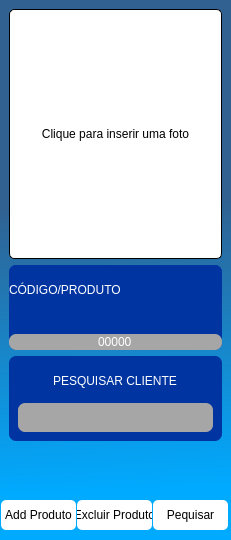
                        <widget class="QFrame" name="frame_30">
                         <property name="styleSheet">
                          <string notr="true">background-color: qlineargradient(spread:pad, x1:0.518552, y1:0.414227, x2:0.52957, y2:1, stop:0 #306191 , stop:1 #00aaff);</string>
                         </property>
                         <property name="frameShape">
                          <enum>QFrame::NoFrame</enum>
                         </property>
                         <property name="frameShadow">
                          <enum>QFrame::Raised</enum>
                         </property>
                         <layout class="QVBoxLayout" name="verticalLayout_8">
                          <property name="spacing">
                           <number>0</number>
                          </property>
                          <property name="leftMargin">
                           <number>0</number>
                          </property>
                          <property name="topMargin">
                           <number>0</number>
                          </property>
                          <property name="rightMargin">
                           <number>0</number>
                          </property>
                          <property name="bottomMargin">
                           <number>0</number>
                          </property>
                          <item>
                           <widget class="QFrame" name="frame_34">
                            <property name="minimumSize">
                             <size>
                              <width>231</width>
                              <height>0</height>
                             </size>
                            </property>
                            <property name="frameShape">
                             <enum>QFrame::NoFrame</enum>
                            </property>
                            <property name="frameShadow">
                             <enum>QFrame::Raised</enum>
                            </property>
                            <layout class="QGridLayout" name="gridLayout_24">
                             <item row="1" column="0">
                              <widget class="QFrame" name="frame_42">
                               <property name="minimumSize">
                                <size>
                                 <width>0</width>
                                 <height>85</height>
                                </size>
                               </property>
                               <property name="styleSheet">
                                <string notr="true">background-color: rgb(0, 53, 161);
border-radius:7px;</string>
                               </property>
                               <property name="frameShape">
                                <enum>QFrame::NoFrame</enum>
                               </property>
                               <property name="frameShadow">
                                <enum>QFrame::Raised</enum>
                               </property>
                               <layout class="QGridLayout" name="gridLayout_17">
                                <property name="leftMargin">
                                 <number>0</number>
                                </property>
                                <property name="topMargin">
                                 <number>0</number>
                                </property>
                                <property name="rightMargin">
                                 <number>0</number>
                                </property>
                                <property name="bottomMargin">
                                 <number>0</number>
                                </property>
                                <property name="horizontalSpacing">
                                 <number>0</number>
                                </property>
                                <property name="verticalSpacing">
                                 <number>20</number>
                                </property>
                                <item row="0" column="0">
                                 <widget class="QLabel" name="label_8">
                                  <property name="styleSheet">
                                   <string notr="true">font: 11pt &quot;Arial Rounded MT Bold&quot;;
color: rgb(255, 255, 255);</string>
                                  </property>
                                  <property name="text">
                                   <string>CÓDIGO/PRODUTO</string>
                                  </property>
                                 </widget>
                                </item>
                                <item row="1" column="0">
                                 <widget class="QLineEdit" name="lineEdit_4">
                                  <property name="styleSheet">
                                   <string notr="true">font: 19pt &quot;Arial Rounded MT Bold&quot;;
color: rgb(255, 255, 255);
background-color: rgb(166, 166, 166);</string>
                                  </property>
                                  <property name="text">
                                   <string>00000</string>
                                  </property>
                                  <property name="alignment">
                                   <set>Qt::AlignCenter</set>
                                  </property>
                                 </widget>
                                </item>
                               </layout>
                              </widget>
                             </item>
                             <item row="2" column="0">
                              <widget class="QFrame" name="frame_54">
                               <property name="minimumSize">
                                <size>
                                 <width>0</width>
                                 <height>85</height>
                                </size>
                               </property>
                               <property name="maximumSize">
                                <size>
                                 <width>777781</width>
                                 <height>16777215</height>
                                </size>
                               </property>
                               <property name="styleSheet">
                                <string notr="true">background-color: rgb(0, 53, 161);
border-radius:7px;</string>
                               </property>
                               <property name="frameShape">
                                <enum>QFrame::StyledPanel</enum>
                               </property>
                               <property name="frameShadow">
                                <enum>QFrame::Raised</enum>
                               </property>
                               <layout class="QGridLayout" name="gridLayout_22">
                                <item row="0" column="0">
                                 <widget class="QFrame" name="frame_55">
                                  <property name="styleSheet">
                                   <string notr="true"/>
                                  </property>
                                  <property name="frameShape">
                                   <enum>QFrame::StyledPanel</enum>
                                  </property>
                                  <property name="frameShadow">
                                   <enum>QFrame::Raised</enum>
                                  </property>
                                  <layout class="QGridLayout" name="gridLayout_23">
                                   <item row="0" column="0">
                                    <widget class="QLabel" name="label_11">
                                     <property name="sizePolicy">
                                      <sizepolicy hsizetype="Maximum" vsizetype="Preferred">
                                       <horstretch>0</horstretch>
                                       <verstretch>0</verstretch>
                                      </sizepolicy>
                                     </property>
                                     <property name="styleSheet">
                                      <string notr="true">font: 11pt &quot;Arial Rounded MT Bold&quot;;
color: rgb(255, 255, 255);</string>
                                     </property>
                                     <property name="text">
                                      <string>PESQUISAR CLIENTE</string>
                                     </property>
                                    </widget>
                                   </item>
                                  </layout>
                                 </widget>
                                </item>
                                <item row="1" column="0">
                                 <widget class="QLineEdit" name="lineEdit_2">
                                  <property name="sizePolicy">
                                   <sizepolicy hsizetype="Preferred" vsizetype="Preferred">
                                    <horstretch>0</horstretch>
                                    <verstretch>0</verstretch>
                                   </sizepolicy>
                                  </property>
                                  <property name="styleSheet">
                                   <string notr="true">background-color: rgb(166, 166, 166);</string>
                                  </property>
                                 </widget>
                                </item>
                               </layout>
                              </widget>
                             </item>
                             <item row="0" column="0">
                              <widget class="QLabel" name="label_4">
                               <property name="minimumSize">
                                <size>
                                 <width>0</width>
                                 <height>250</height>
                                </size>
                               </property>
                               <property name="styleSheet">
                                <string notr="true">background-color: rgb(255, 255, 255);
border-radius:5px;
border:1px solid #000000;
</string>
                               </property>
                               <property name="text">
                                <string>Clique para inserir uma foto</string>
                               </property>
                               <property name="alignment">
                                <set>Qt::AlignCenter</set>
                               </property>
                              </widget>
                             </item>
                             <item row="3" column="0">
                              <spacer name="verticalSpacer_2">
                               <property name="orientation">
                                <enum>Qt::Vertical</enum>
                               </property>
                               <property name="sizeHint" stdset="0">
                                <size>
                                 <width>20</width>
                                 <height>40</height>
                                </size>
                               </property>
                              </spacer>
                             </item>
                            </layout>
                           </widget>
                          </item>
                          <item>
                           <widget class="QFrame" name="frame_35">
                            <property name="minimumSize">
                             <size>
                              <width>0</width>
                              <height>50</height>
                             </size>
                            </property>
                            <property name="maximumSize">
                             <size>
                              <width>16777215</width>
                              <height>50</height>
                             </size>
                            </property>
                            <property name="styleSheet">
                             <string notr="true">background-color: #00aaff;</string>
                            </property>
                            <property name="frameShape">
                             <enum>QFrame::NoFrame</enum>
                            </property>
                            <property name="frameShadow">
                             <enum>QFrame::Raised</enum>
                            </property>
                            <layout class="QGridLayout" name="gridLayout_32">
                             <property name="leftMargin">
                              <number>0</number>
                             </property>
                             <property name="topMargin">
                              <number>0</number>
                             </property>
                             <property name="rightMargin">
                              <number>0</number>
                             </property>
                             <property name="bottomMargin">
                              <number>0</number>
                             </property>
                             <property name="spacing">
                              <number>0</number>
                             </property>
                             <item row="0" column="0">
                              <widget class="QPushButton" name="Add_Produto">
                               <property name="sizePolicy">
                                <sizepolicy hsizetype="Preferred" vsizetype="Preferred">
                                 <horstretch>0</horstretch>
                                 <verstretch>0</verstretch>
                                </sizepolicy>
                               </property>
                               <property name="maximumSize">
                                <size>
                                 <width>75</width>
                                 <height>30</height>
                                </size>
                               </property>
                               <property name="styleSheet">
                                <string notr="true">QPushButton{
background-color: rgb(255, 255, 255);

font: 87 7pt &quot;Segoe UI Black&quot;;

border-radius:5px;
}
QPushButton:hover{
background-color: rgb(157, 157, 157);

}</string>
                               </property>
                               <property name="text">
                                <string>Add Produto</string>
                               </property>
                              </widget>
                             </item>
                             <item row="0" column="1">
                              <widget class="QPushButton" name="Excluir_Produto">
                               <property name="sizePolicy">
                                <sizepolicy hsizetype="Preferred" vsizetype="Preferred">
                                 <horstretch>0</horstretch>
                                 <verstretch>0</verstretch>
                                </sizepolicy>
                               </property>
                               <property name="maximumSize">
                                <size>
                                 <width>75</width>
                                 <height>16777215</height>
                                </size>
                               </property>
                               <property name="styleSheet">
                                <string notr="true">QPushButton{
background-color: rgb(255, 255, 255);

font: 87 7pt &quot;Segoe UI Black&quot;;

border-radius:5px;
}
QPushButton:hover{
background-color: rgb(157, 157, 157);

}</string>
                               </property>
                               <property name="text">
                                <string>Excluir Produto</string>
                               </property>
                              </widget>
                             </item>
                             <item row="0" column="2">
                              <widget class="QPushButton" name="BT_Pequisar">
                               <property name="sizePolicy">
                                <sizepolicy hsizetype="Preferred" vsizetype="Preferred">
                                 <horstretch>0</horstretch>
                                 <verstretch>0</verstretch>
                                </sizepolicy>
                               </property>
                               <property name="maximumSize">
                                <size>
                                 <width>75</width>
                                 <height>16777215</height>
                                </size>
                               </property>
                               <property name="styleSheet">
                                <string notr="true">QPushButton{
background-color: rgb(255, 255, 255);

font: 87 7pt &quot;Segoe UI Black&quot;;

border-radius:5px;
}
QPushButton:hover{
background-color: rgb(157, 157, 157);

}</string>
                               </property>
                               <property name="text">
                                <string>Pequisar</string>
                               </property>
                              </widget>
                             </item>
                            </layout>
                           </widget>
                          </item>
                         </layout>
                        </widget>
